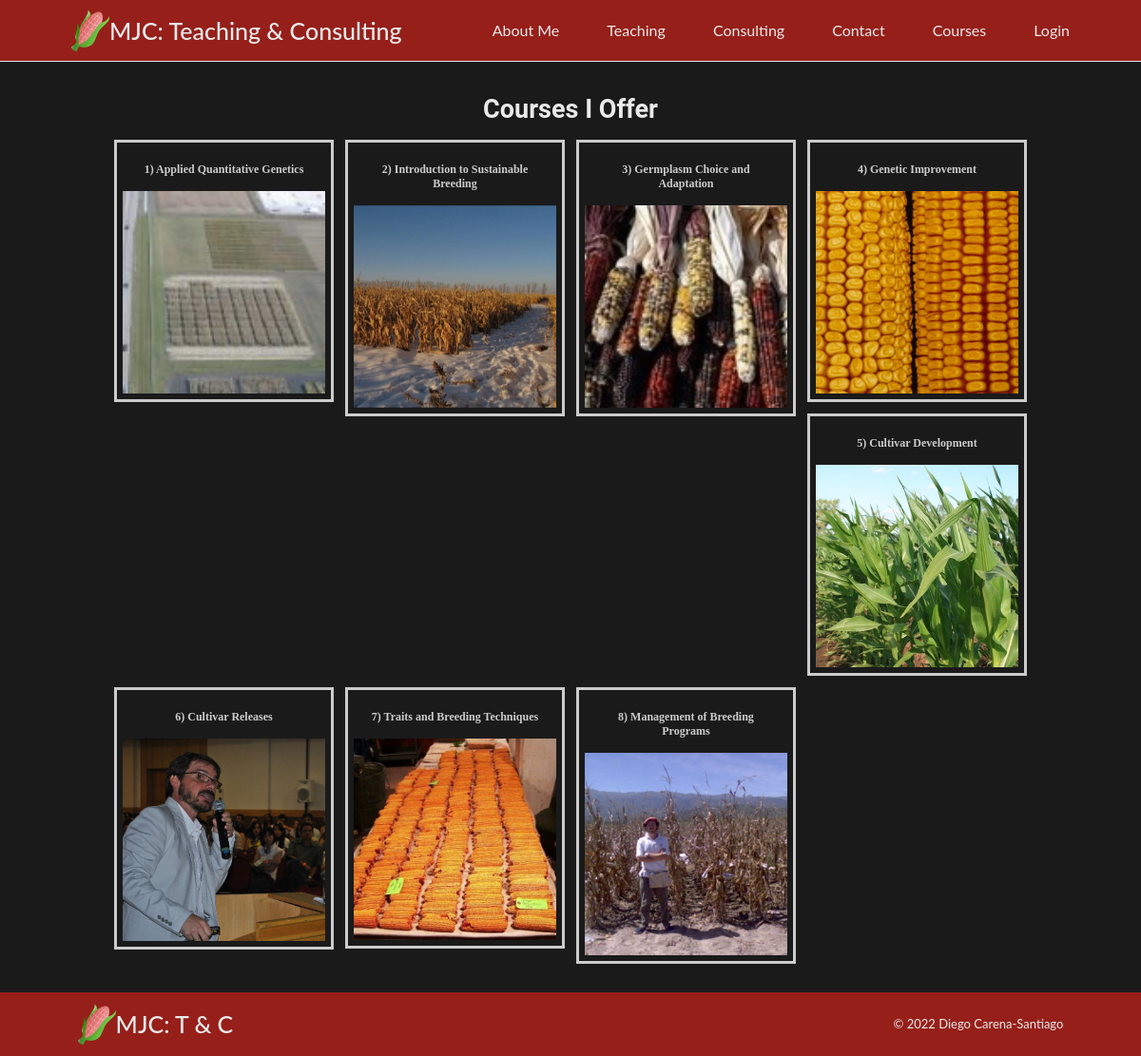
/courses.php, run on the app's committed database.
### tables this page shows
CREATE TABLE `courses` (
  `id` int(11) NOT NULL,
  `title` varchar(100) DEFAULT NULL,
  `objectives` text DEFAULT NULL,
  `description` text DEFAULT NULL,
  `img` varchar(20) DEFAULT NULL,
  `prereq` text DEFAULT NULL,
  `pricing` varchar(100) DEFAULT NULL
);

### courses.php (the view, shortened to what this page needs)
<html lang="en">
    <head>
        <link rel="stylesheet" href="css/courses.css" />
        <link rel="stylesheet" href="css/style.css" />
    </head>
    <body>
      <?php include 'components/header.php'; ?>
        <div class="section">
        <div class="wrapper">
            <div class="span_3_of_3 para">
                <h2>Courses I Offer</h2>
            </div>
<?php
include 'setup.php';
$sql = "Select * from courses";
$result = $conn->query($sql);
if ($result->num_rows > 0) {
    while ($row = $result->fetch_assoc()) {
        $courseid = $row["id"];
        $title = $row["title"];
        $img = $row["img"];
        ?>
<div class="responsive">
  <div class="gallery">
    <a target="_blank" href="details.php?courseid=<?php print $courseid; ?>">
            <div class="desc">
        <h2><?php print $courseid; ?>) <?php print $title; ?></h2>
      </div>
      <img src="images/<?php print $img; ?>" alt="<?php print $title; ?>">
    </a>
  </div>
</div>
<?php
    }
} else {
    echo "0 results";
}
?>
<div class="clearfix"></div>
        </div>
        </div>
        <footer>
            <?php include 'components/footer.php'; ?>
        </footer>
    </body>
</html>

### css/courses.css (style rules this page uses)
div.gallery { border: 3px solid #ccc; padding: 6 6 6 6; }
div.gallery img { width: 100%; height: auto; }
div.desc { padding: 15px; text-align: center; color: #ccc; font-size: 0.8rem; }
.responsive { padding: 6 6 6 6; float: left; width: 24.99999%; }
.clearfix:after { content: ""; display: table; clear: both; }

### css/style.css (style rules this page uses)
:root { --dl-color-paleyellow: #fffef3ff; --dl-color-red: #961f1aff; --dl-color-grey: #cbcbcbff; --dl-color-black: #1a1a1aff; --dl-color-green: #7c7d5bff; --dl-color-white: #eaeaeaff; }
* { margin: 0; padding: 0; box-sizing: border-box; }
.section { clear: both; padding: 0px; margin: 0px; width: 100%; height: auto; background-color: var(--dl-color-black); padding-left: 5%; padding-right: 5%; overflow: hidden; padding-top: 2%; padding-bottom: 2%; }
.span_3_of_3 { width: 100%; font-size: 1.8rem; font-family: "Roboto", sans-serif; color: var(--dl-color-white); padding: 1rem; }
body { width: 100%; height: 100%; }
html { font-size: 62.5%; }
a { text-decoration: none; }
.wrapper { width: 90%; height: auto; margin: auto; clear: both; overflow: auto; }
.para { padding-left: 2%; padding-right: 2%; text-align: center; }
footer { font-family: "Lato", sans-serif; width: 100%; justify-content: space-between; background-color: var(--dl-color-red); padding-top: 0.5%; padding-bottom: 0.5%; clear: both; bottom: 0; }

### data on the page
courses: id "1", title "Applied Quantitative Genetics", img (picture)
courses: id "2", title "Introduction to Sustainable Breeding", img (picture)
courses: id "3", title "Germplasm Choice and Adaptation", img (picture)
courses: id "4", title "Genetic Improvement", img (picture)
courses: id "5", title "Cultivar Development", img (picture)
courses: id "6", title "Cultivar Releases", img (picture)
courses: id "7", title "Traits and Breeding Techniques", img (picture)
courses: id "8", title "Management of Breeding Programs", img (picture)
